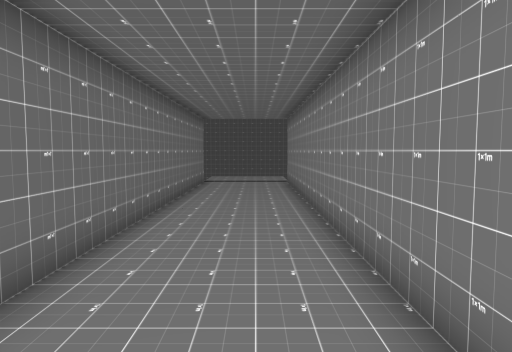
view 1 (above)

12 first-person views from a walk through a level from a Godot 3-D game. The camera is 1.5 m above the floor, tilts 4° down and sees 70° across. Doors that lead somewhere are drawn open, without their leaves. The floor is counted in squares, 1 m on a side. Each view is taken from the middle of a square. On the plan, view 1 faces up. The plan holds only what a view shows up to about 16 squares ahead; the rest is blank. The place goes on beyond the plan.

view 2
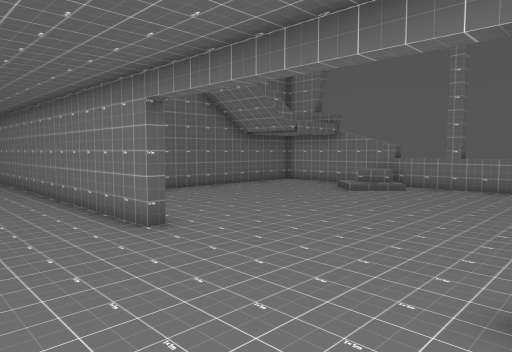

view 3
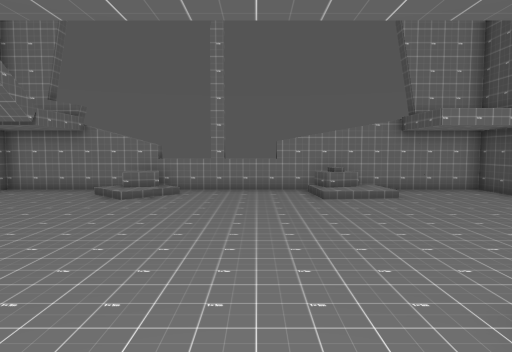

view 4
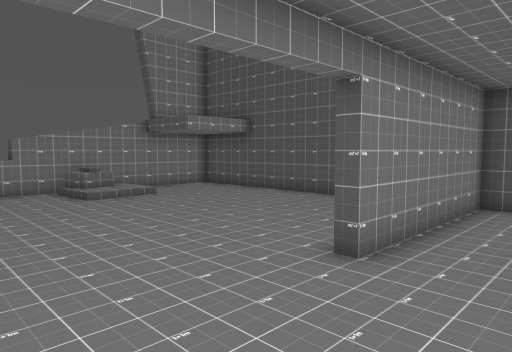

view 5
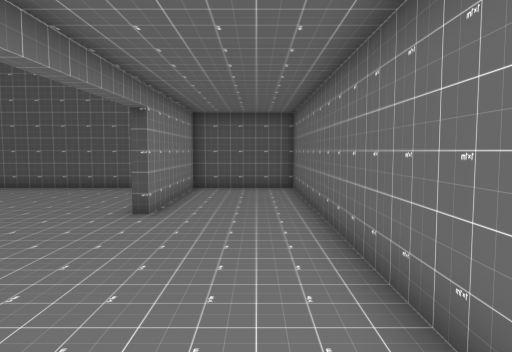

view 6
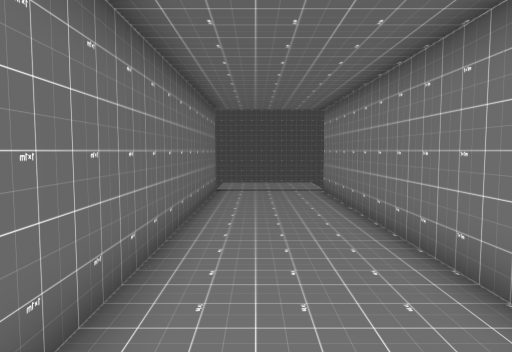

view 7
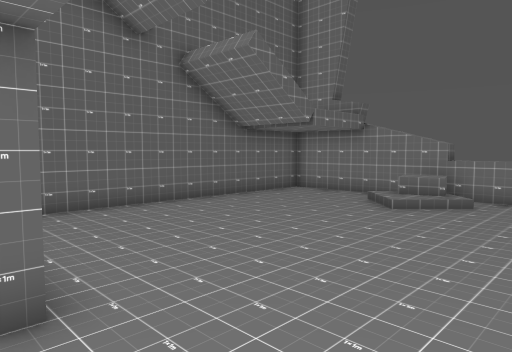

view 8
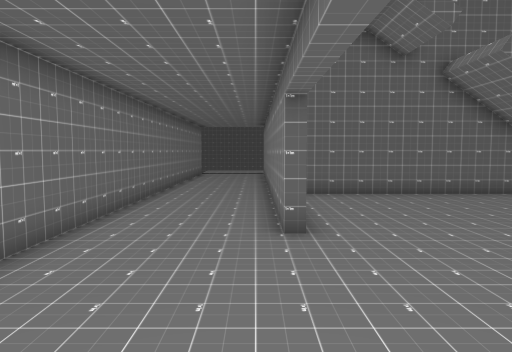

view 9
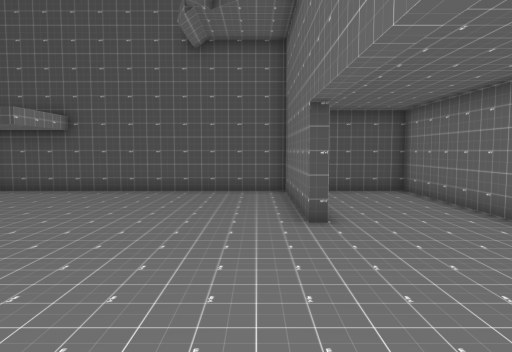

view 10
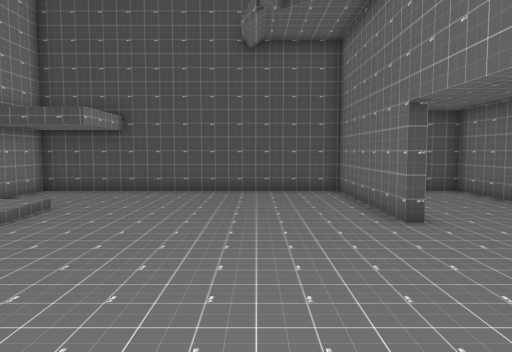

view 11
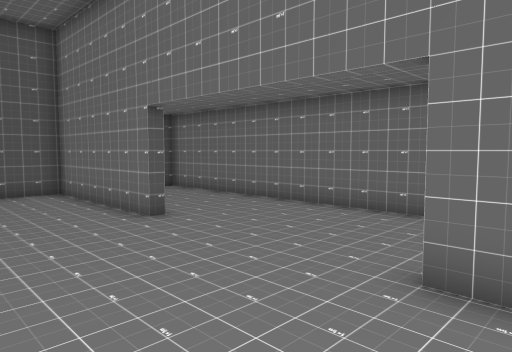

view 12
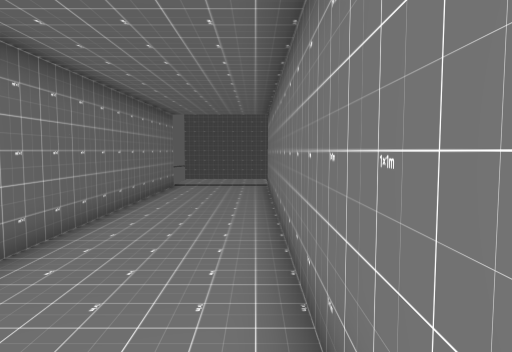

### Floor plan
Key: @ floor where view 1 was taken; # wall or solid block; . main floor; : floor 0.25 m higher than the main floor; + floor 0.75 m higher than the main floor; / step, stairs or slope; D open door; = window, fence, low wall or low ledge; ^ raised ledge.
Columns run from 3 left of view 1 to 14 right of it. Each row starts with its distance up from view 1.
 20  ....
 19  ....
 18  ....#
 17 #DDDD#
 16 #DDDD#
 15 #....#
 14 #....#
 13 #....#
 12 #....#
 11 #....#
 10 #....#
  9 #....#
  8 #....#
  7 #....############
  6 #....#..........#
  5 #....#..........#
  4 #....#..........#
  3 #....#..........#
  2 #....#........//##
  1 #....#.......//+=#
  0 #..@..........//^
 -1 #...............^
 -2 #...............^#
 -3 #...............^#
 -4 #...............##
 -5 #............///#
 -6 #....#.......///=
 -7 #....#........:/#
 -8 #....#..........#
 -9 #....#..........#
-10 #....#..........#
-11 #....#..........#
-12 #################

Where each view was taken, in squares from view 1:
view 1: 0 up, 0 right, facing up
view 2: 6 down, 2 left, facing up-right
view 3: 3 down, 1 left, facing right
view 4: 1 down, 1 left, facing down-right
view 5: 3 up, 1 left, facing down
view 6: 4 up, 1 left, facing up
view 7: 3 down, 1 right, facing up-right
view 8: 6 down, 1 right, facing up
view 9: 2 up, 3 right, facing down
view 10: 2 up, 5 right, facing down
view 11: 2 up, 6 right, facing down-left
view 12: 2 up, 1 right, facing up
